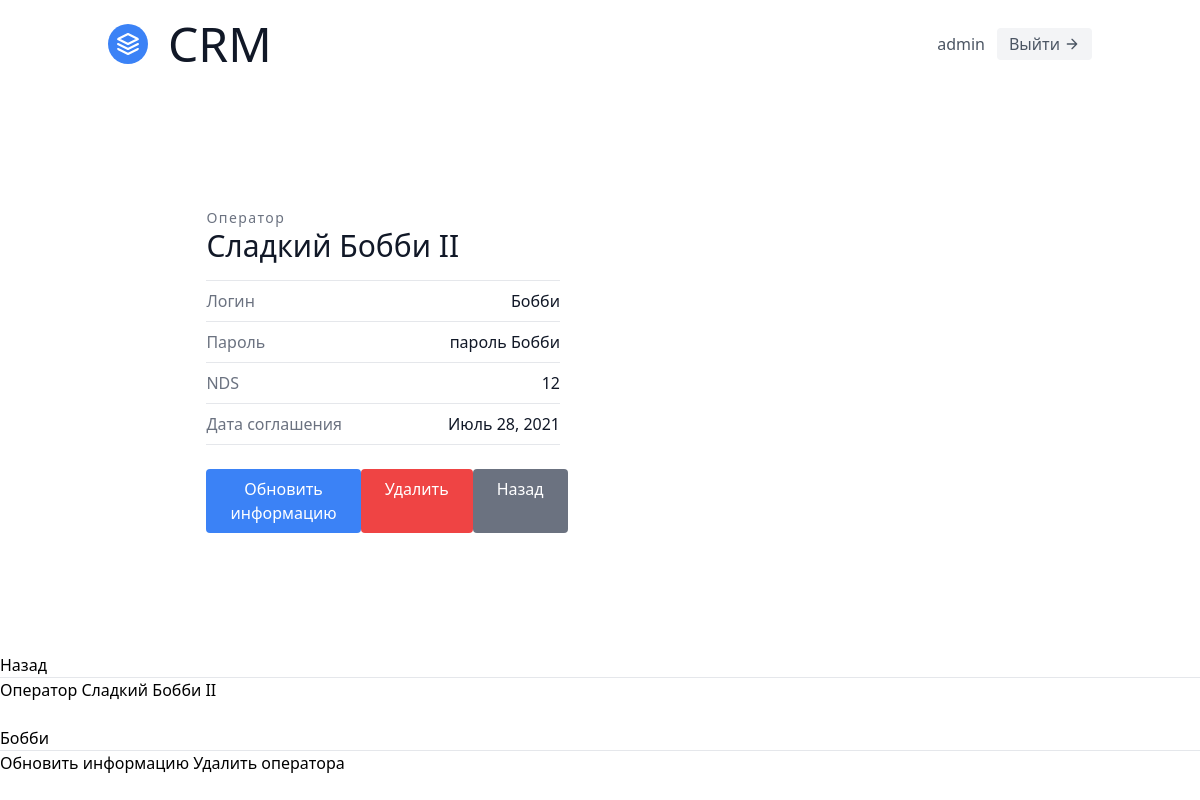
Page /operators/7/ (signed in) on the earlier database version.
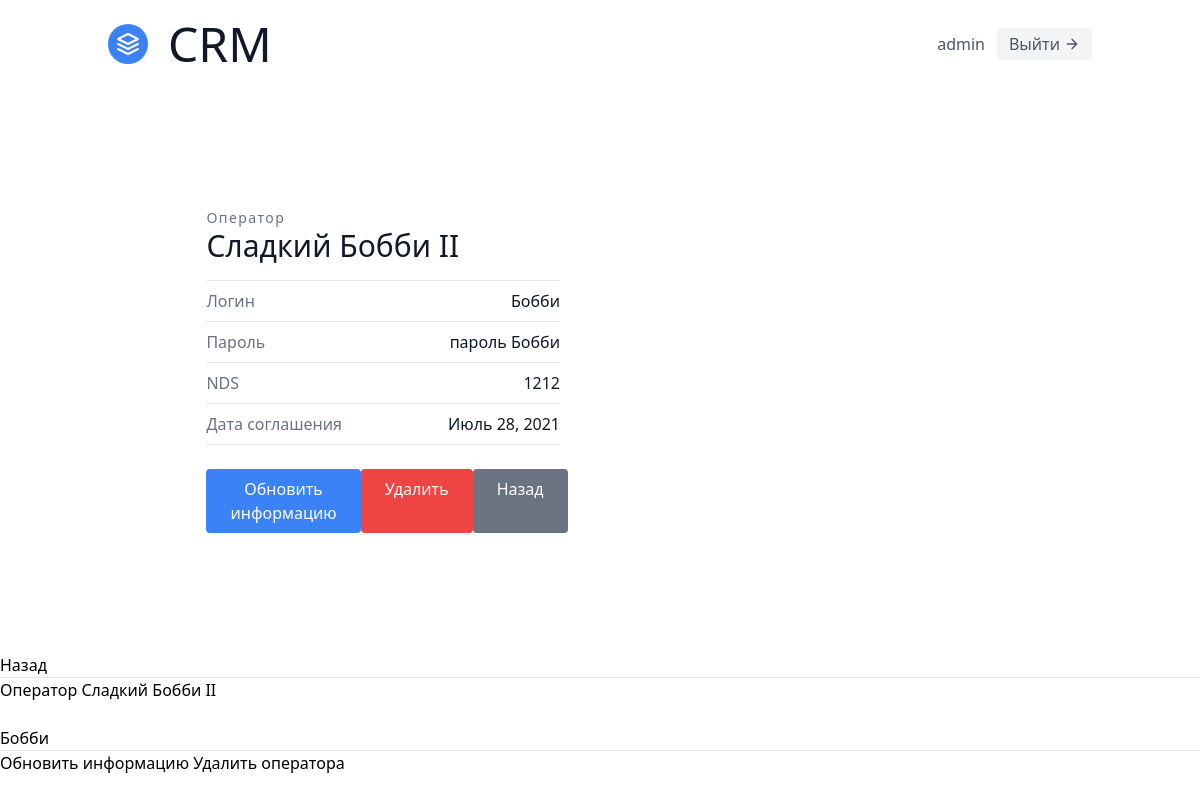
Same page on the later database version.
### info/models.py (models this page shows, shortened)
class Operator(models.Model):
	fullname = models.CharField(max_length=256)
	host = models.CharField(max_length=128)
	login = models.CharField(max_length=40)
	password = models.CharField(max_length=50)
	nds = models.IntegerField(null=True)
	proc = models.IntegerField(null=True)
	rod = models.CharField(max_length=256, null=True)
	sogl = models.DateField(auto_now_add=False, default=date.today, null=True)
	sogl_date = models.DateField(auto_now_add=False, default=date.today, null=True)
	name = models.CharField(max_length=256, null=True)
	name_podp = models.CharField(max_length=256, null=True)
	inn = models.CharField(max_length=256, null=True)
	proc_case = models.TextField(null=True)
	kpp = models.CharField(max_length=256, null=True)
	id_parent = models.IntegerField(null=True)
	tel = models.CharField(max_length=128, null=True)
	mail = models.CharField(max_length=128, null=True)
	organisation = models.ForeignKey('UserProfile', on_delete=SET_NULL, null=True)
	class Meta:
		verbose_name = 'Оператор'
		verbose_name_plural = 'Операторы'

### info/views.py (the view)
# urls.py: path('operators/<int:pk>/', OperatorsDetailView.as_view(), name='operators_unique'),
class OperatorsDetailView(LoginRequiredMixin, generic.DetailView):
	template_name = "info/operators/operators_details.html"
	queryset = Operator.objects.all()
	context_object_name = 'operator'

### templates/info/operators/operators_details.html (shortened to what this page needs)
{% extends 'base.html' %}
{% block main %}
<section class="text-gray-600 body-font overflow-hidden">
	<div class="container px-5 py-24 mx-auto">
		<div class="lg:w-4/5 mx-auto flex flex-wrap">
			<div class="lg:w-1/2 w-full lg:pr-10 lg:py-6 mb-6 lg:mb-0">
				<h2 class="text-sm title-font text-gray-500 tracking-widest">Оператор</h2>
				<h1 class="text-gray-900 text-3xl title-font font-medium mb-4">{{ operator.fullname }}</h1>
				<div class="flex border-t border-gray-200 py-2">
					<span class="text-gray-500">Логин</span>
					<span class="ml-auto text-gray-900">{{ operator.login }}</span>
				</div>
				<div class="flex border-t border-gray-200 py-2">
					<span class="text-gray-500">Пароль</span>
					<span class="ml-auto text-gray-900">{{ operator.password }}</span>
				</div>
				<div class="flex border-t border-gray-200 py-2">
					<span class="text-gray-500">NDS</span>
					<span class="ml-auto text-gray-900">{{ operator.nds }}</span>
				</div>
				<div class="flex border-t border-b mb-6 border-gray-200 py-2">
					<span class="text-gray-500">Дата соглашения</span>
					<span class="ml-auto text-gray-900">{{ operator.sogl_date }}</span>
				</div>
				<div class="flex">
					<button
						class="flex ml-auto text-white bg-blue-500 border-0 py-2 px-6 focus:outline-none hover:bg-blue-600 rounded">
						<a href="{% url 'main:operators_update' operator.pk %}">Обновить информацию</a>
					</button>
					<button
						class="flex ml-auto text-white bg-red-500 border-0 py-2 px-6 focus:outline-none hover:bg-red-600 rounded">
						<a href="{% url 'main:operators_delete' operator.pk %}">Удалить</a>
					</button>
					<button
						class="flex ml-auto text-white bg-gray-500 border-0 py-2 px-6 focus:outline-none hover:bg-gray-600 rounded">
						<a href="../">Назад</a>
					</button>
				</div>
			</div>
		</div>
	</div>
</section>
<a href="{% url 'main:operators_list' %}">Назад</a>
<hr>
<h1>Оператор {{ operator.fullname }}</h1><br>
<p>{{ operator.login }}</p>
<hr>
<a href="{% url 'main:operators_update' operator.pk %}">Обновить информацию</a>
<a href="{% url 'main:operators_delete' operator.pk %}">Удалить оператора</a>
{% endblock %}

Differences in the rows shown:
changed Operator "Сладкий Бобби II": nds "12" → "1212"
